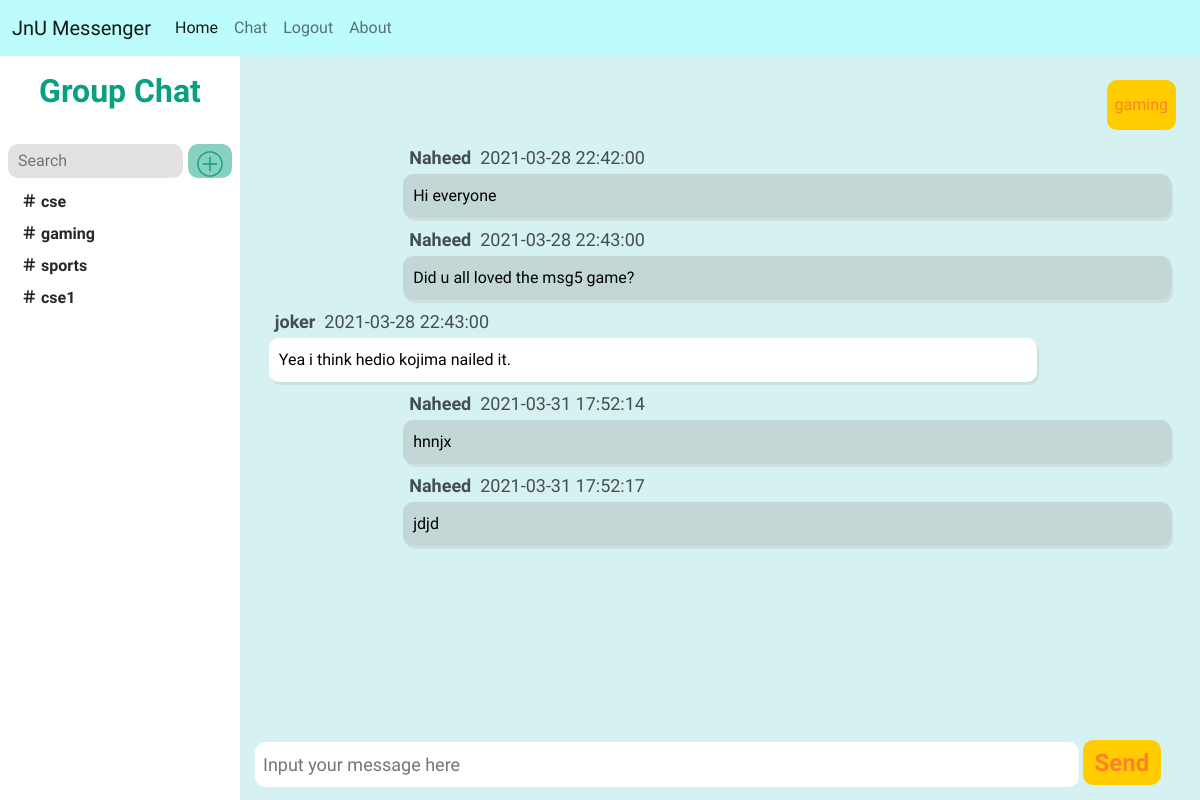
/chat/2 (signed in), run on the app's committed database.
### website/models.py (models this page shows)
class Room(db.Model):
    id = db.Column(db.Integer , primary_key = True)
    roomid = db.Column(db.String(150) , unique = True)
    userid = db.Column(db.String(150),db.ForeignKey('user.id'))
    grouplimit = db.Column(db.String(150) , default = 2)
    participants = db.relationship("Participant" , backref = "room")
    messages = db.relationship("Message" , backref = "room")

class Participant(db.Model):
    id = db.Column(db.Integer , primary_key = True)
    userid = db.Column(db.String(150),db.ForeignKey('user.id'))
    roomid = db.Column(db.String(150),db.ForeignKey('room.id'))
    roomname = db.Column(db.String(150))

class Message(db.Model):
    id = db.Column(db.Integer , primary_key = True)
    date = db.Column(db.DateTime(timezone=True), default = func.now())
    message = db.Column(db.String(10000))
    username = db.Column(db.String(100))
    userid = db.Column(db.String(150),db.ForeignKey('user.id'))
    roomid = db.Column(db.String(150),db.ForeignKey('room.id'))

### website/views.py (the view)
@views.route('/chat')
@views.route('/chat/<room_id>')
@login_required
def chat(room_id = ''):
    rooms = Participant.query.filter_by(userid = current_user.id).all()
    messages = Message.query.order_by(Message.date).filter_by(roomid = room_id).all()
    room_name = Room.query.filter_by(id = room_id).first()
    return render_template('chat.html', user = current_user , rooms = rooms , messages = messages , room_id = room_id , room_name = room_name)

### website/templates/chat.html (shortened to what this page needs)
{% extends "base.html" %}
{% block headlink %}
<link rel='stylesheet' href="{{url_for('static' , filename='chat-style.css')}}">
{% endblock %}
{% block content %}
<div class='left-navbar' id='left-navbar'>
    <div class='room-name' id='room-name'>
        {%if room_name %}
            <span>{{room_name.roomid }}</span><br>
        {% else %}
            <span>Room name</span><br>
        {% endif %}
    </div>
    <div class='groupbox' id='groupbox'>
        <div class='Chat-Groups' id='Chat-Groups'>Group Chat</div>
    </div>
    <div class='searchbox' id='searchbox'>
        <input class='search' type="text" id="search" placeholder="Search">
        <div class='option' id='option'>
            <a href='/options'>
            </a>
        </div>
    </div>
    <ul class='left-navbar-nav'>
        {% for room in rooms%}
            <li class='left-nav-item'>
                <a href="/chat/{{room.roomid}}" class="left-nav-link" >
                    <span class='link-text'>&#65283;&nbsp;{{room.roomname}}</span>
                </a>
            </li>
        {% endfor %}
    </ul>
</div>
<main class='main-container'>
    <div class='chat-area' id='chat-area'>
        {% for message in messages %}
            {% if message.userid | string() == user.id | string() %}
                <div class='parent-container-right' id='parent-container-right'>
                    <div class='username' id='username'><b>{{message.username}}</b>&nbsp;&nbsp;{{message.date}}</div>
                    <div class="container darker">
                        <span>{{message.message}}</span>
                    </div>
                </div>
            {% else %}
                <div class=parent-container id='parent-container'>
                    <div class='username' id='username'><b>{{message.username}}</b>&nbsp;&nbsp;{{message.date}}</div>
                    <div class="container">
                        <span>{{message.message}}</span>
                    </div>
                </div>
            {% endif %}
        {% endfor%}
    </div>
    <form class='message_input_form' id="message_input_form">
        <input class='message_input' type="text" id="message_input" placeholder="Input your message here">
        <button class='message_input_button' type="submit"><b>Send</b></button>
    </form>
</main>
{% endblock %}

### website/static/chat-style.css (style rules this page uses)
:root { font-size: 16px; font-family: "B612", serif; --text-primary: #b6b6b6; --text-secondary: #ececec; --bg-primary: #23232e; --bg-secondary: #141418; --primary-accent: #08A080; --secondary-accent: #88D0C0; --orange-primary: #fd812e; --orange-secondary: #FFCC00; --chatui: #d5f1f1; }
body { font-family: "B612", serif; color: black; background-color: var(--chatui); margin: 0; padding: 0; }
main { background-color: var(--chatui); }
@media screen and (min-width:961px) { .left-navbar { width: 20%; height: 100vh; position: fixed; background-color: white; transition: 200ms ease; } }
@media screen and (min-width:961px) { .left-navbar-nav { background-color: white; max-height: 75vh; list-style: none; padding: 0; margin: 0; display: flex; flex-direction: column; align-items: left; overflow: auto; } }
@media screen and (min-width:961px) { .left-nav-item { border-radius: 10px; margin-left: 5px; margin-right: 5px; } }
@media screen and (min-width:961px) { .left-nav-link { display: flex; align-items: center; height: 2rem; text-decoration: none; } }
@media screen and (min-width:961px) { .link-text { color: rgba(0, 0, 0, 0.849); font-weight: bold; margin-left: 1rem; margin-right: 1rem; } }
@media screen and (min-width:961px) { .groupbox { height: 10%; display: flex; align-items: center; flex-direction: column; justify-content: center; padding: 5px; } }
@media screen and (min-width:961px) { .Chat-Groups { font-size: xx-large; font-weight: bold; margin-bottom: 10px; color: var(--primary-accent); } }
@media screen and (min-width:961px) { .searchbox { display: flex; flex-direction: row; padding: 8px; height: 50px; } }
@media screen and (min-width:961px) { .search { width: 80%; padding-left: 10px; border-radius: 10px; background-color: rgb(226, 226, 226); border: 0; outline: none; margin-right: 5px; } }
@media screen and (min-width:961px) { .option { display: flex; border-radius: 10px; width: 20%; align-items: center; justify-content: center; font-size: xx-large; font-weight: bold; background-color: var(--secondary-accent); } }
@media screen and (min-width:961px) { .svg-icon { width: 1em; height: 1em; } }
@media screen and (min-width:961px) { .chat-area { margin-block-start: 80px; margin-block-end: 70px; background-color: var(--chatui); } }
@media screen and (min-width:961px) { .main-container { margin-left: 20%; display: flex; flex: auto; flex-direction: column; height: 100%; } }
@media screen and (min-width:961px) { .container { background-color: white; box-shadow: 2px 3px #cce0e0; border-radius: 10px; padding: 10px; word-wrap: break-word; } }
@media screen and (min-width:961px) { .darker { background-color: rgba(156, 156, 156, 0.315); word-wrap: break-word; } }
@media screen and (min-width:961px) { .container::after { content: ""; clear: both; display: table; } }
@media screen and (min-width:961px) { .parent-container { width: 80%; float: left; margin-left: 3%; } }
@media screen and (min-width:961px) { .parent-container-right { width: 80%; float: right; margin-right: 3%; } }
@media screen and (min-width:961px) { .username { margin-left: 6px; margin-top: 8px; margin-bottom: 3px; font-size: large; color: rgba(0, 0, 0, 0.678); } }
@media screen and (min-width:961px) { .room-name { position: fixed; background-color: var(--orange-secondary); color: var(--orange-primary); right: 0; margin-top: 2%; margin-right: 2%; border-radius: 10px; height: 50px; align-items: center; display: flex; align-items: center; padding-left: 8px; padding-right: 8px; } }
@media screen and (min-width:961px) { .message_input_form { position: fixed; bottom: 0; height: 45px; width: 100%; margin-bottom: 15px; } }
@media screen and (min-width:961px) { .message_input { margin-left: 15px; ; height: 45px; width: calc(77% - 100px); border-radius: 10px; padding-left: 8px; border: 0; outline: none; font-size: large; } }
@media screen and (min-width:961px) { .message_input_button { width: 78px; height: 45px; background-color: var(--orange-secondary); color: var(--orange-primary); border: 0; border-radius: 10px; font-size: x-large; } }

### data on the page
Room: roomid "gaming"
Participant: roomname "cse"
Participant: roomname "gaming"
Participant: roomname "sports"
Participant: roomname "cse1"
Message: username "Naheed", date "2021-03-28 22:42:00", message "Hi everyone"
Message: username "Naheed", date "2021-03-28 22:43:00", message "Did u all loved the msg5 game?"
Message: username "joker", date "2021-03-28 22:43:00", message "Yea i think hedio kojima nailed it."
Message: username "Naheed", date "2021-03-31 17:52:14", message "hnnjx"
Message: username "Naheed", date "2021-03-31 17:52:17", message "jdjd"
